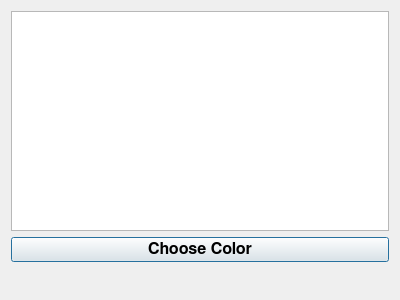
<?xml version="1.0" encoding="UTF-8"?>
<ui version="4.0">
 <class>Dialog</class>
 <widget class="QDialog" name="Dialog">
  <property name="geometry">
   <rect>
    <x>0</x>
    <y>0</y>
    <width>400</width>
    <height>300</height>
   </rect>
  </property>
  <property name="windowTitle">
   <string>Dialog</string>
  </property>
  <layout class="QVBoxLayout" name="verticalLayout">
   <item>
    <widget class="QTextEdit" name="textEdit"/>
   </item>
   <item>
    <widget class="QPushButton" name="pushButton">
     <property name="font">
      <font>
       <family>FreeSans</family>
       <pointsize>12</pointsize>
       <bold>true</bold>
      </font>
     </property>
     <property name="text">
      <string>Choose Color</string>
     </property>
    </widget>
   </item>
   <item>
    <widget class="QLabel" name="label_result">
     <property name="font">
      <font>
       <family>FreeSans</family>
       <pointsize>14</pointsize>
      </font>
     </property>
     <property name="text">
      <string/>
     </property>
    </widget>
   </item>
  </layout>
 </widget>
 <resources/>
 <connections/>
</ui>
